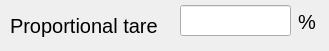
    <widget class="QWidget" name="gb2ProportionalTare" native="true">
     <property name="geometry">
      <rect>
       <x>593</x>
       <y>226</y>
       <width>329</width>
       <height>51</height>
      </rect>
     </property>
     <property name="font">
      <font>
       <pointsize>15</pointsize>
      </font>
     </property>
     <widget class="QLabel" name="label_15">
      <property name="geometry">
       <rect>
        <x>10</x>
        <y>0</y>
        <width>161</width>
        <height>51</height>
       </rect>
      </property>
      <property name="font">
       <font>
        <pointsize>15</pointsize>
       </font>
      </property>
      <property name="text">
       <string>Proportional tare</string>
      </property>
     </widget>
     <widget class="hobart::numericLineEdit" name="le2ProportionalTare">
      <property name="geometry">
       <rect>
        <x>180</x>
        <y>5</y>
        <width>111</width>
        <height>31</height>
       </rect>
      </property>
      <property name="font">
       <font>
        <pointsize>19</pointsize>
       </font>
      </property>
      <property name="text">
       <string notr="true"/>
      </property>
     </widget>
     <widget class="QLabel" name="lbl2ProportionalTarePercent">
      <property name="geometry">
       <rect>
        <x>298</x>
        <y>7</y>
        <width>26</width>
        <height>29</height>
       </rect>
      </property>
      <property name="font">
       <font>
        <pointsize>15</pointsize>
        <weight>50</weight>
        <bold>false</bold>
       </font>
      </property>
      <property name="text">
       <string notr="true">%</string>
      </property>
      <property name="alignment">
       <set>Qt::AlignLeading|Qt::AlignLeft|Qt::AlignVCenter</set>
      </property>
     </widget>
    </widget>
